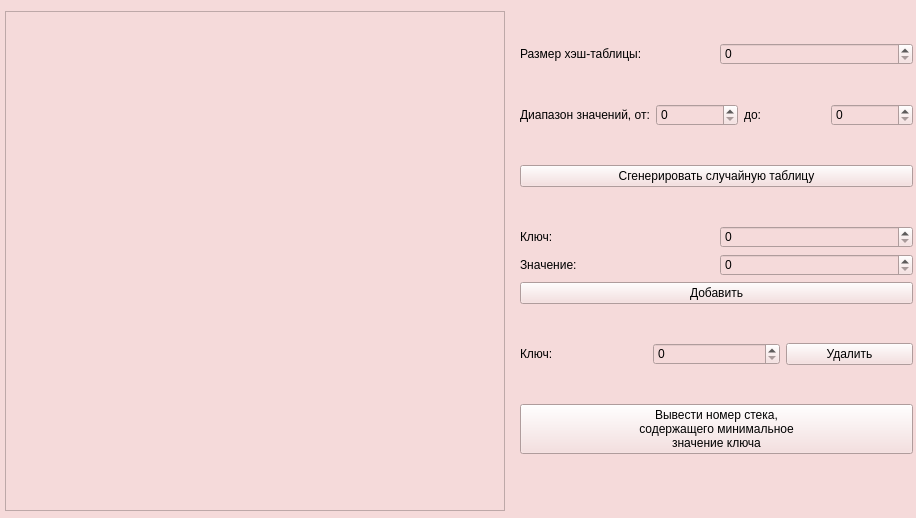
<?xml version="1.0" encoding="UTF-8"?>
<ui version="4.0">
 <class>MainWindow</class>
 <widget class="QMainWindow" name="MainWindow">
  <property name="geometry">
   <rect>
    <x>0</x>
    <y>0</y>
    <width>916</width>
    <height>518</height>
   </rect>
  </property>
  <property name="windowTitle">
   <string>MainWindow</string>
  </property>
  <property name="styleSheet">
   <string notr="true">background-color: rgb(245, 218, 218);
color: rgb(0, 0, 0);
font: 700 italic 15pt &quot;Ubuntu&quot;;</string>
  </property>
  <widget class="QWidget" name="centralwidget">
   <widget class="QTableWidget" name="tableWidget">
    <property name="geometry">
     <rect>
      <x>5</x>
      <y>11</y>
      <width>500</width>
      <height>500</height>
     </rect>
    </property>
   </widget>
   <widget class="QWidget" name="layoutWidget">
    <property name="geometry">
     <rect>
      <x>520</x>
      <y>10</y>
      <width>393</width>
      <height>481</height>
     </rect>
    </property>
    <layout class="QVBoxLayout" name="verticalLayout">
     <item>
      <layout class="QHBoxLayout" name="horizontalLayout">
       <item>
        <widget class="QLabel" name="ln_size">
         <property name="text">
          <string>Размер хэш-таблицы:</string>
         </property>
        </widget>
       </item>
       <item>
        <widget class="QSpinBox" name="spb_size"/>
       </item>
      </layout>
     </item>
     <item>
      <layout class="QHBoxLayout" name="horizontalLayout_5">
       <item>
        <widget class="QLabel" name="label">
         <property name="text">
          <string>Диапазон значений, от:</string>
         </property>
        </widget>
       </item>
       <item>
        <widget class="QSpinBox" name="spb_lvalue"/>
       </item>
       <item>
        <widget class="QLabel" name="label_2">
         <property name="text">
          <string>до:</string>
         </property>
        </widget>
       </item>
       <item>
        <widget class="QSpinBox" name="spb_rvalue"/>
       </item>
      </layout>
     </item>
     <item>
      <widget class="QPushButton" name="bnt_randgen">
       <property name="text">
        <string>Сгенерировать случайную таблицу</string>
       </property>
      </widget>
     </item>
     <item>
      <layout class="QVBoxLayout" name="verticalLayout_2">
       <item>
        <layout class="QHBoxLayout" name="horizontalLayout_3">
         <item>
          <widget class="QLabel" name="ln_key">
           <property name="text">
            <string>Ключ:</string>
           </property>
          </widget>
         </item>
         <item>
          <widget class="QSpinBox" name="spb_key"/>
         </item>
        </layout>
       </item>
       <item>
        <layout class="QHBoxLayout" name="horizontalLayout_2">
         <item>
          <widget class="QLabel" name="ln_vaue">
           <property name="text">
            <string>Значение:</string>
           </property>
          </widget>
         </item>
         <item>
          <widget class="QSpinBox" name="spb_val"/>
         </item>
        </layout>
       </item>
       <item>
        <widget class="QPushButton" name="bnt_add">
         <property name="text">
          <string>Добавить</string>
         </property>
        </widget>
       </item>
      </layout>
     </item>
     <item>
      <layout class="QHBoxLayout" name="horizontalLayout_4">
       <item>
        <widget class="QLabel" name="ln_remKey">
         <property name="text">
          <string>Ключ:</string>
         </property>
        </widget>
       </item>
       <item>
        <widget class="QSpinBox" name="spb_remspb"/>
       </item>
       <item>
        <widget class="QPushButton" name="bnt_delete">
         <property name="text">
          <string>Удалить</string>
         </property>
        </widget>
       </item>
      </layout>
     </item>
     <item>
      <widget class="QPushButton" name="bnt_printMin">
       <property name="text">
        <string>Вывести номер стека,
содержащего минимальное
значение ключа</string>
       </property>
      </widget>
     </item>
    </layout>
   </widget>
  </widget>
 </widget>
 <resources/>
 <connections/>
</ui>
